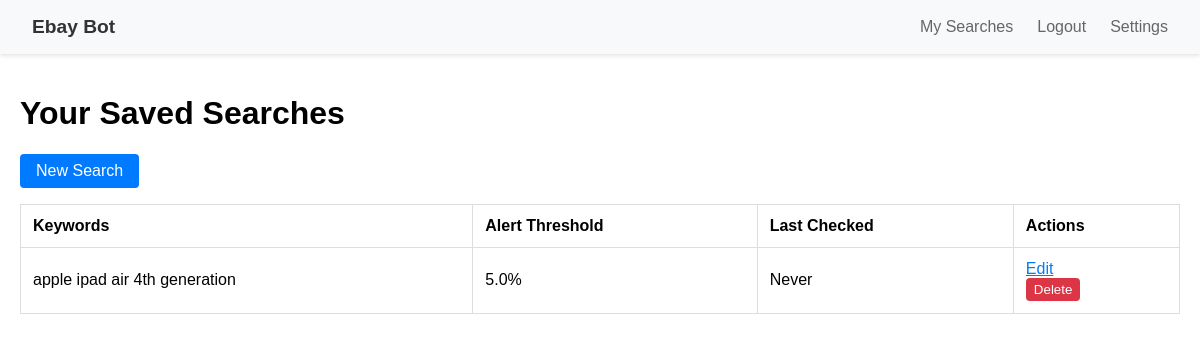
Screenshot of /queries/manage (signed in) with the database file from the repository.
### app/models.py (models this page shows)
class Query(db.Model):
    __tablename__ = 'queries'
    id = db.Column(db.Integer, primary_key=True)
    keywords = db.Column(db.String(255), nullable=False)
    check_interval = db.Column(db.Integer, nullable=False)
    user_id = db.Column(db.Integer, db.ForeignKey('users.id'), nullable=False)
    min_price = db.Column(db.Numeric(10,2))
    max_price = db.Column(db.Numeric(10,2))
    required_keywords = db.Column(db.String(255))
    excluded_keywords = db.Column(db.String(255))
    condition = db.Column(db.String(50))
    buying_options = db.Column(db.String(50), default='FIXED_PRICE|AUCTION')
    created_at = db.Column(db.DateTime, default=datetime.utcnow)
    filters = db.Column(db.JSON)  # {min_price, max_price, condition, etc}
    is_active = db.Column(db.Boolean, default=False)
    last_checked = db.Column(db.DateTime)
    limit = db.Column(db.Integer, default=200)
    total_items = db.Column(db.Integer)  # Track total found
    price_alert_threshold = db.Column(db.Float, default=5.0)  # Percentage threshold
    marketplace = db.Column(db.String(10), nullable=False, default='EBAY_GB')
    item_location = db.Column(db.String(10), nullable=False, default='GB')
    search_items = db.relationship(
        'Item',
        back_populates='search_query',
        cascade='all, delete-orphan',
        lazy='dynamic'
    )

### app/routes/queries.py (the view)
@bp.route('/manage')
@login_required
def manage_queries():
    print("Current user:", current_user)
    queries = current_user.queries.all()
    print("Queries found:", queries)
    delete_form = DeleteForm()
    return render_template('queries/manage.html', queries=queries, delete_form=delete_form)

### app/forms.py
class DeleteForm(FlaskForm):
    submit = SubmitField('Delete')

### app/extensions.py (called while the page is built)
def load_user(user_id):
    from app.models import User
    return User.query.get(int(user_id))

### app/templates/queries/manage.html (shortened to what this page needs)
{% extends 'base.html' %}
{% block content %}
<h1>Your Saved Searches</h1>
<a href="{{ url_for('queries.create_query') }}" class="button">New Search</a>
<table class="queries-table">
    <thead>
        <tr>
            <th>Keywords</th>
            <th>Alert Threshold</th>
            <th>Last Checked</th>
            <th>Actions</th>
        </tr>
    </thead>
    <tbody>
        {% for query in queries %}
        <tr>
            <td>{{ query.keywords }}</td>
            <td>{{ query.price_alert_threshold }}%</td>
            <td>{{ query.last_checked|datetimeformat if query.last_checked else 'Never' }}</td>
            <td class="actions">
                <a href="{{ url_for('queries.edit_query', query_id=query.id) }}" class="btn-edit">Edit</a>
                <form method="POST" action="{{ url_for('queries.delete_query', query_id=query.id) }}">
                    {{ delete_form.submit(class="btn-delete") }}
                </form>
            </td>
        </tr>
        {% else %}
        <tr>
            <td colspan="4">No saved searches yet. <a href="{{ url_for('queries.create_query') }}">Create one</a></td>
        </tr>
        {% endfor %}
    </tbody>
</table>
{% endblock %}

### app/templates/base.html (shortened to what this page needs)
<!DOCTYPE html>
<html>
<head>
    <link rel="stylesheet" href="{{ url_for('static', filename='style.css') }}">
</head>
<body>
    <nav>
        <div class="nav-container">
            <a href="{{ url_for('main.index') }}" class="logo">Ebay Bot</a>
            <div class="nav-links">
                {% if current_user.is_authenticated %}
                    <a href="{{ url_for('queries.manage_queries') }}">My Searches</a>
                    <a href="{{ url_for('auth.logout') }}">Logout</a>
                    <div class="telegram-status">
                        {% if current_user.is_authenticated and current_user.telegram_connected %}
                            <a href="{{ url_for('main.settings') }}">Settings</a>
                        {% else %}
                            <span class="status-dot disconnected"></span>
                            <a href="{{ url_for('telegram.connect') }}">Connect Telegram</a>
                        {% endif %}
                    </div>
                {% else %}
                    <a href="{{ url_for('auth.login') }}">Login</a>
                    <a href="{{ url_for('auth.register') }}">Register</a>
                {% endif %}
            </div>
        </div>
    </nav>
    <div class="content">
        {% block content %}{% endblock %}
    </div>
</body>
</html>

### app/static/style.css (style rules this page uses)
body { font-family: Arial, sans-serif; margin: 0; padding: 0; }
nav { background: #f8f9fa; padding: 1rem 2rem; box-shadow: 0 2px 4px rgba(0,0,0,0.1); }
.nav-container { max-width: 1200px; margin: 0 auto; display: flex; justify-content: space-between; align-items: center; }
.logo { font-weight: bold; font-size: 1.2rem; color: #333; text-decoration: none; }
.nav-links { display: flex; gap: 1.5rem; }
.nav-links a { color: #666; text-decoration: none; transition: color 0.2s; }
.content { max-width: 1200px; margin: 0 auto; padding: 20px; }
.queries-table { width: 100%; border-collapse: collapse; margin-top: 1rem; }
.queries-table th, .queries-table td { padding: 0.75rem; border: 1px solid #ddd; text-align: left; }
.button { display: inline-block; padding: 0.5rem 1rem; background: #007bff; color: white; text-decoration: none; border-radius: 4px; border: none; cursor: pointer; }
.btn-edit { color: #007bff; margin-right: 1rem; }
.btn-delete { background: #dc3545; color: white; border: none; padding: 0.25rem 0.5rem; border-radius: 4px; cursor: pointer; }

### rows the page displays
Query: keywords "apple ipad air 4th generation", price_alert_threshold "5.0", last_checked "Never"
